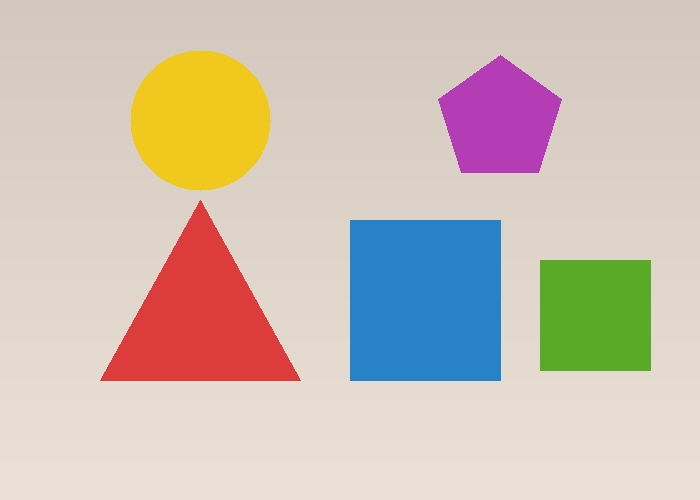
#> input picture Computer-Vision-Fellowship-2026 (1)/Computer-Vision-Fellowship-2026/notebook/sample.jpg, 700 x 500 px
$ jupyter execute OpenCV_Experiments.ipynb   (shell and % lines are left out)
#> lines starting #> are read from the running program, lines starting #| are printed output that depends on the picture; after the words box and inside, x2 and y2 are one past the last pixel; in counts of white or black regions, pixels touching at a corner belong together
# OpenCV Experiments

## AI Summer Internship 2026

### Assignment 4

**Submitted By:** Muhammad Saqlain

**BS Artificial Intelligence**

**The University of Faisalabad**

**Track 1: Computer Vision**

---

## Import Libraries

[cell 1]
import cv2
import numpy as np
import matplotlib.pyplot as plt

## Load Image

We use one sample image (`sample.jpg`) throughout the notebook. A synthetic image containing a triangle, rectangle, square, circle, and pentagon is included alongside this notebook so every experiment (including shape detection) works immediately with no setup.

[cell 2]
image = cv2.imread("sample.jpg")
#> image is the input picture: shape (500, 700, 3); mean B, G, R 180.5, 192, 204.2

image_rgb = cv2.cvtColor(image, cv2.COLOR_BGR2RGB)

plt.figure(figsize=(8,6))
plt.imshow(image_rgb)
plt.title("Original Image")
plt.axis("off")
plt.show()

## Experiment 1 – Color Space Conversion

### Objective
Convert an RGB image into different color spaces.

### Theory
Color space conversion changes how color information is represented. Different color spaces are useful for different computer vision tasks.

Common color spaces:
- **RGB** – standard red/green/blue representation
- **Grayscale** – single intensity channel
- **HSV** – hue, saturation, value
- **LAB** – perceptually uniform color space

Grayscale reduces computation, while HSV is widely used for color segmentation.

### Code

[cell 3]
gray = cv2.cvtColor(image, cv2.COLOR_BGR2GRAY)
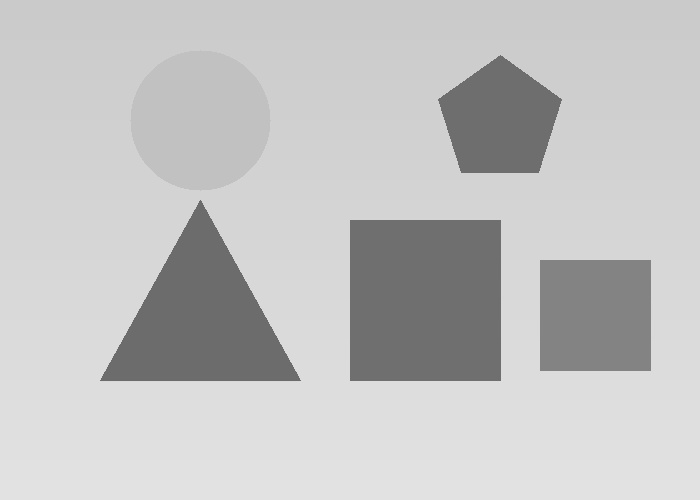
#> gray: shape (500, 700); min 100, max 227, mean 194.4

hsv = cv2.cvtColor(image, cv2.COLOR_BGR2HSV)
#> hsv: shape (500, 700, 3); mean H, S, V 26.6, 63.2, 218.1

lab = cv2.cvtColor(image, cv2.COLOR_BGR2LAB)
#> lab: shape (500, 700, 3); mean of channels 0, 1, 2 202.2, 132.8, 135.8

plt.figure(figsize=(15,5))

plt.subplot(1,3,1)
plt.imshow(gray, cmap="gray")
plt.title("Grayscale")
plt.axis("off")

plt.subplot(1,3,2)
plt.imshow(hsv)
plt.title("HSV")
plt.axis("off")

plt.subplot(1,3,3)
plt.imshow(lab)
plt.title("LAB")
plt.axis("off")

plt.show()
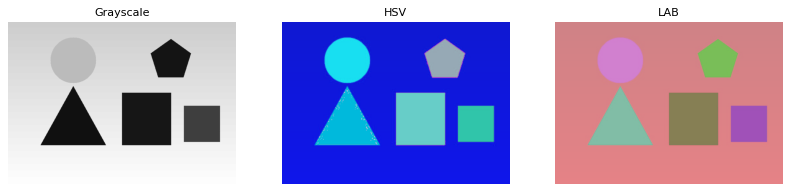
#> figure drawn by matplotlib, 3 panels

### Explanation
- `cv2.cvtColor()` converts images between color spaces.
- Grayscale removes color information, keeping only intensity.
- HSV separates hue, saturation, and brightness, making color-based segmentation easier.
- LAB provides a perceptually uniform representation useful for image analysis.

### Conclusion
Different color spaces are suitable for different computer vision applications, and choosing the right one depends on the task at hand.

---

## Experiment 2 – Image Filtering

### Objective
Apply different filters to reduce image noise.

### Theory
Image filtering smooths images and removes unwanted noise. Three common filters are:
- **Gaussian Blur** – weighted averaging based on a Gaussian kernel
- **Median Blur** – replaces each pixel with the median of neighboring pixels
- **Bilateral Filter** – smooths the image while preserving edges

### Code

[cell 4]
gaussian = cv2.GaussianBlur(image, (5,5), 0)

median = cv2.medianBlur(image, 5)

bilateral = cv2.bilateralFilter(image, 9, 75, 75)

titles = ["Gaussian", "Median", "Bilateral"]
images = [gaussian, median, bilateral]

plt.figure(figsize=(15,5))

for i in range(3):
    plt.subplot(1,3,i+1)
    plt.imshow(cv2.cvtColor(images[i], cv2.COLOR_BGR2RGB))
    plt.title(titles[i])
    plt.axis("off")

plt.show()
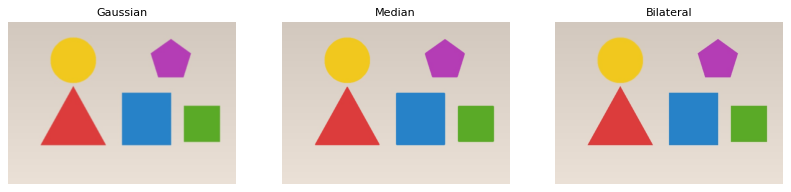
#> figure drawn by matplotlib, 3 panels

### Explanation
- Gaussian Blur smooths the image using a Gaussian kernel.
- Median Blur is effective at removing salt-and-pepper noise.
- Bilateral Filter smooths flat regions while preserving sharp edges.

### Conclusion
Filtering improves image quality and prepares images for later processing steps such as edge and contour detection.

---

## Experiment 3 – Edge Detection

### Objective
Detect edges using the Canny algorithm.

### Theory
Edges represent sudden intensity changes in an image and help identify object boundaries. The Canny algorithm uses gradient magnitude, non-maximum suppression, and hysteresis thresholding to produce clean, thin edges.

### Code

[cell 5]
gray = cv2.cvtColor(image, cv2.COLOR_BGR2GRAY)

blur = cv2.GaussianBlur(gray, (5,5), 0)

edges = cv2.Canny(blur, 100, 200)
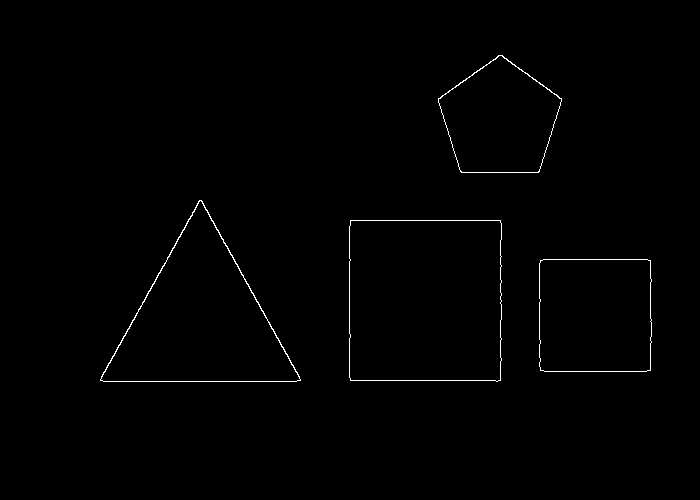
#> edges: shape (500, 700); 0.64% white in thin lines or dots, all inside (x1, y1, x2, y2) = (100, 55, 652, 382)

plt.figure(figsize=(8,6))
plt.imshow(edges, cmap="gray")
plt.title("Canny Edge Detection")
plt.axis("off")
plt.show()

### Explanation
Steps performed:
1. Convert the image to grayscale.
2. Remove noise using Gaussian blur.
3. Apply Canny edge detection with lower/upper hysteresis thresholds (100, 200).

### Conclusion
Canny detects object boundaries accurately while minimizing noise, making it a strong preprocessing step for contour and shape analysis.

---

## Experiment 4 – Contour Detection

### Objective
Detect contours of objects.

### Theory
Contours are curves joining continuous points along a boundary that share the same intensity. They are extremely useful for identifying object boundaries, measuring shapes, and object recognition.

### Code

[cell 6]
gray = cv2.cvtColor(image, cv2.COLOR_BGR2GRAY)

_, thresh = cv2.threshold(gray, 127, 255, cv2.THRESH_BINARY)
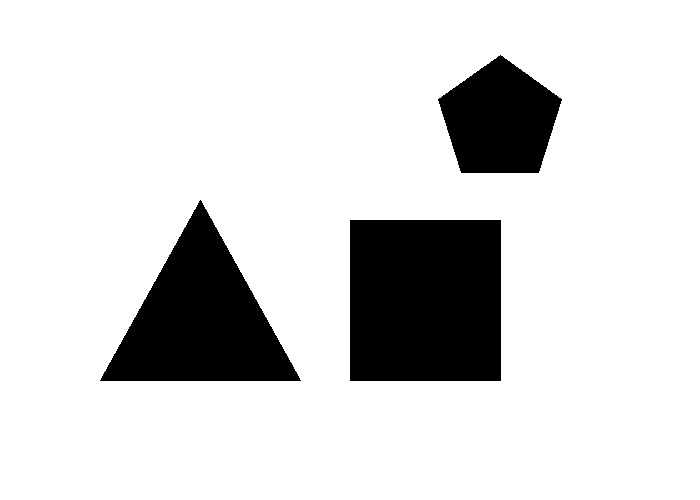
#> thresh: shape (500, 700); 84.9% white; 3 black regions, box (x1, y1, x2, y2) and area: (350, 220, 501, 381) 24311, (100, 200, 301, 381) 18281, (438, 55, 562, 173) 10180

contours, _ = cv2.findContours(
    thresh,
    cv2.RETR_EXTERNAL,
    cv2.CHAIN_APPROX_SIMPLE
)
#> contours = [[[0, 0], [0, 499], [699, 499], [699, 0]]]

result = image.copy()

cv2.drawContours(
    result,
    contours,
    -1,
    (0,255,0),
    2
)
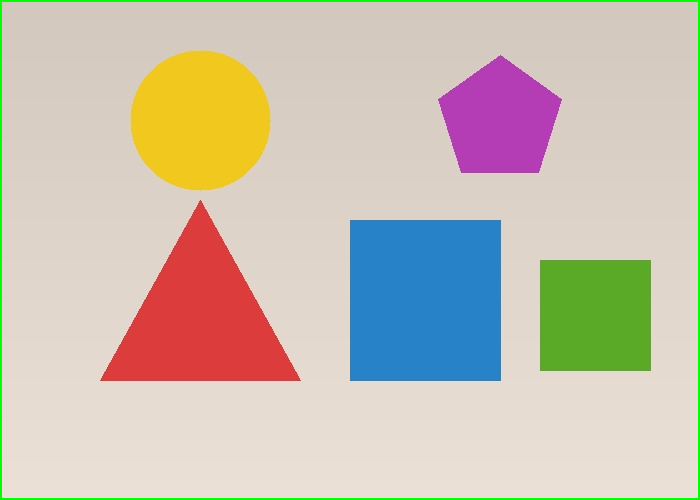
#> result: shape (500, 700, 3); 1.37% of pixels changed, all inside (x1, y1, x2, y2) = (0, 0, 700, 500)

plt.figure(figsize=(8,6))
plt.imshow(cv2.cvtColor(result, cv2.COLOR_BGR2RGB))
plt.title("Contours")
plt.axis("off")
plt.show()

### Explanation
- `cv2.threshold()` converts the grayscale image to a binary image.
- `cv2.findContours()` detects the object boundaries in the binary image.
- `cv2.drawContours()` draws the detected contours on a copy of the original image.

### Conclusion
Contours are useful for object measurement, shape analysis, and recognition tasks.

---

## Experiment 5 – Shape Detection

### Objective
Detect basic geometric shapes.

### Theory
Polygon approximation (`cv2.approxPolyDP`) helps identify common shapes by counting the number of vertices in the approximated contour:
- 3 vertices → Triangle
- 4 vertices → Rectangle or Square
- More than 4 vertices → Circle or Polygon

### Code

[cell 7]
gray = cv2.cvtColor(image, cv2.COLOR_BGR2GRAY)

_, thresh = cv2.threshold(gray, 127, 255, cv2.THRESH_BINARY)

contours, _ = cv2.findContours(
    thresh,
    cv2.RETR_EXTERNAL,
    cv2.CHAIN_APPROX_SIMPLE
)

output = image.copy()

for contour in contours:

    epsilon = 0.02 * cv2.arcLength(contour, True)

    approx = cv2.approxPolyDP(contour, epsilon, True)

    if len(approx) == 3:
        shape = "Triangle"
    elif len(approx) == 4:
        shape = "Rectangle"
    else:
        shape = "Circle"

    x, y, w, h = cv2.boundingRect(approx)

    cv2.putText(
        output,
        shape,
        (x, y-10),
        cv2.FONT_HERSHEY_SIMPLEX,
        0.6,
        (255,0,0),
        2
    )

    cv2.drawContours(
        output,
        [approx],
        -1,
        (0,255,0),
        2
    )
#> this loop made 1 pass
#> (epsilon, approx, shape, x, y, w, h) on pass 1: (47.92, [[0, 0], [0, 499], [699, 499], [699, 0]], 'Rectangle', 0, 0, 700, 500)

plt.figure(figsize=(8,6))
plt.imshow(cv2.cvtColor(output, cv2.COLOR_BGR2RGB))
plt.title("Shape Detection")
plt.axis("off")
plt.show()
